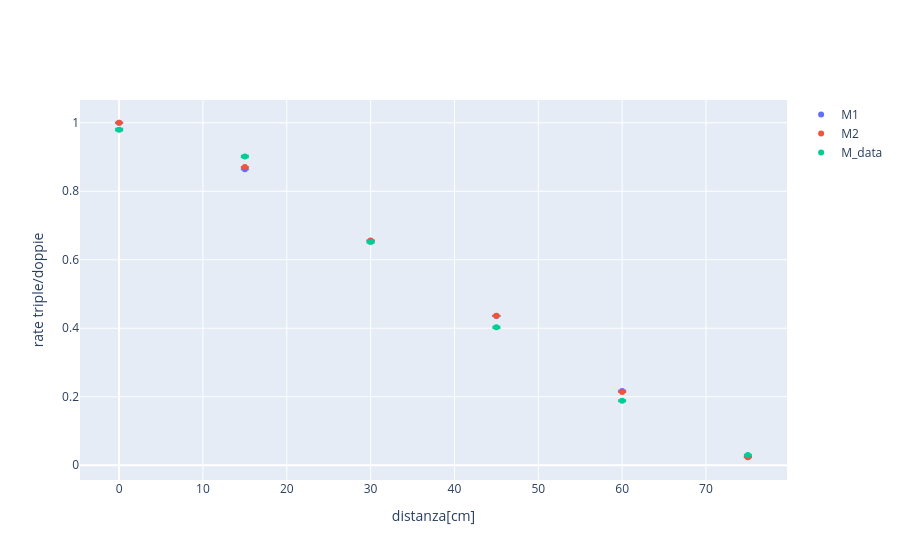

This figure's notebook cell:
### Markdown cell above
# Minerva

### Code cell
tM_S = np.array(sim_M['triple'])
dM_S = np.array(sim_M['doppie'])
tM = np.array(df_M[' pgm_triple'])
dM = np.array(df_M[' pg_doppie'])

err_data = [ float(frac([tM[i], dM[i]])) for i in range(len(tM))]
err_sim = [ float(frac([tM_S[i], dM_S[i]])) for i in range(len(tM_S))]

err_sim1 = err_sim[:len(sim_M_1["Mx"]):]
err_sim2 = err_sim[len(sim_M_1["Mx"])::]

fig = go.Figure()

fig.add_trace( go.Scatter( x = sim_M_1['Mx'] , y = ((sim_M_1['triple'])/(sim_M_1['doppie'])) , mode = 'markers' , name = 'M1' , error_y = dict( type='data' , array=err_sim1 , visible = True)))

fig.add_trace( go.Scatter( x = sim_M_2['Mx'] , y = ((sim_M_2['triple'])/(sim_M_2['doppie'])) , mode = 'markers' , name = 'M2' , error_y = dict( type='data' , array=err_sim2 , visible = True)))

fig.add_trace( go.Scatter( x = df_M['m_distanza[cm]'] , y = ((df_M[' pgm_triple'])/(df_M[' pg_doppie'])) , mode = 'markers' , name = 'M_data' , error_y = dict( type='data' , array=err_data , visible = True)))

fig.update_xaxes( title_text = 'distanza[cm]')
fig.update_yaxes( title_text = 'rate triple/doppie')
fig.show()

### Figure 1 — Plotly figure (JSON) as saved in the notebook; plotly's stock layout.template omitted (floating-point values rounded to 4 significant figures)
{"data": [{"error_y": {"array": [0.0002515, 0.0002303, 0.0001978, 0.0001639, 0.0001274, 7.041e-05], "type": "data", "visible": true}, "mode": "markers", "name": "M1", "type": "scatter", "x": [0, 15, 30, 45, 60, 75], "y": [1.0, 0.8642, 0.6546, 0.4357, 0.217, 0.02439]}, {"error_y": {"array": [0.0002515, 0.0002312, 0.0001981, 0.000164, 0.0001268, 6.961e-05], "type": "data", "visible": true}, "mode": "markers", "name": "M2", "type": "scatter", "x": [0, 15, 30, 45, 60, 75], "y": [1.0, 0.8705, 0.6564, 0.4362, 0.2141, 0.02331]}, {"error_y": {"array": [0.002682, 0.002503, 0.002169, 0.00183, 0.001423, 0.0008342], "type": "data", "visible": true}, "mode": "markers", "name": "M_data", "type": "scatter", "x": [0, 15, 30, 45, 60, 75], "y": [0.9797, 0.9015, 0.6518, 0.4027, 0.1882, 0.02979]}], "layout": {"xaxis": {"title": {"text": "distanza[cm]"}}, "yaxis": {"title": {"text": "rate triple/doppie"}}}}
